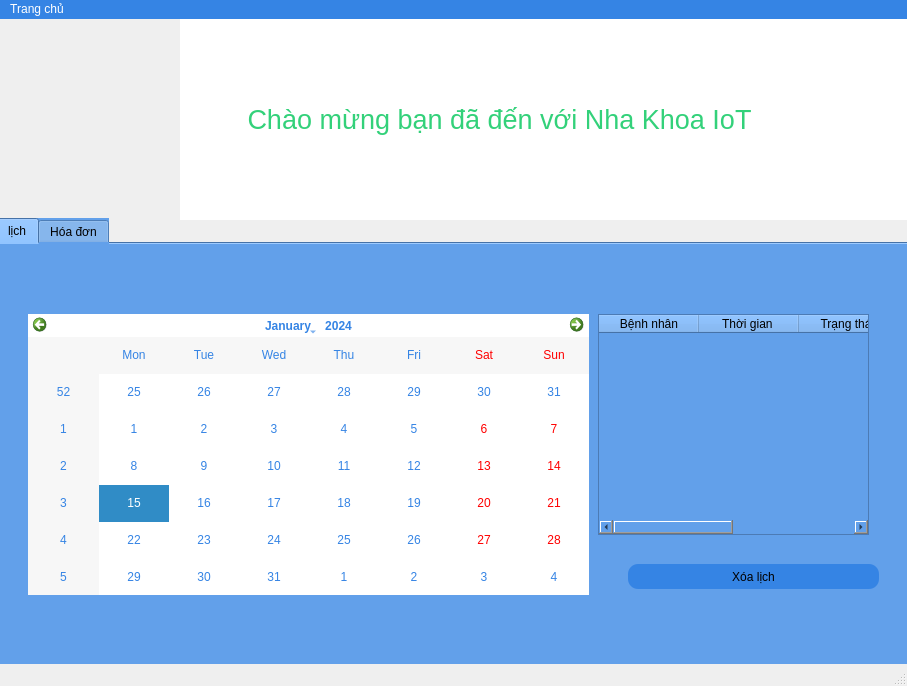
<?xml version="1.0" encoding="UTF-8"?>
<ui version="4.0">
 <class>MainWindow</class>
 <widget class="QMainWindow" name="MainWindow">
  <property name="geometry">
   <rect>
    <x>0</x>
    <y>0</y>
    <width>907</width>
    <height>686</height>
   </rect>
  </property>
  <property name="windowTitle">
   <string>MainWindow</string>
  </property>
  <widget class="QWidget" name="centralwidget">
   <widget class="QLabel" name="label_2">
    <property name="geometry">
     <rect>
      <x>180</x>
      <y>0</y>
      <width>731</width>
      <height>201</height>
     </rect>
    </property>
    <property name="font">
     <font>
      <family>Ubuntu</family>
      <pointsize>20</pointsize>
      <weight>50</weight>
      <italic>false</italic>
      <bold>false</bold>
     </font>
    </property>
    <property name="styleSheet">
     <string notr="true">color: rgb(51, 209, 122);
background-color: rgb(255, 255, 255);
font: 20pt &quot;Ubuntu&quot;;
</string>
    </property>
    <property name="text">
     <string>         Chào mừng bạn đã đến với Nha Khoa IoT</string>
    </property>
   </widget>
   <widget class="QLabel" name="label">
    <property name="geometry">
     <rect>
      <x>-10</x>
      <y>0</y>
      <width>191</width>
      <height>201</height>
     </rect>
    </property>
    <property name="text">
     <string/>
    </property>
    <property name="pixmap">
     <pixmap>../../.designer/backup/logo-illustration-of-a-combination-of-teeth-and-toothbrush-very-suitable-for-dental-companies-free-vector.jpg</pixmap>
    </property>
   </widget>
   <widget class="QTabWidget" name="tabWidget">
    <property name="geometry">
     <rect>
      <x>-4</x>
      <y>199</y>
      <width>921</width>
      <height>471</height>
     </rect>
    </property>
    <property name="styleSheet">
     <string notr="true">background-color: rgb(98, 160, 234);</string>
    </property>
    <property name="currentIndex">
     <number>0</number>
    </property>
    <widget class="QWidget" name="tab">
     <attribute name="title">
      <string>lịch</string>
     </attribute>
     <widget class="QCalendarWidget" name="calendarWidget">
      <property name="geometry">
       <rect>
        <x>30</x>
        <y>70</y>
        <width>561</width>
        <height>281</height>
       </rect>
      </property>
      <property name="styleSheet">
       <string notr="true">background-color: rgb(255, 255, 255);
color: rgb(53, 132, 228);</string>
      </property>
     </widget>
     <widget class="QPushButton" name="changeState">
      <property name="geometry">
       <rect>
        <x>630</x>
        <y>320</y>
        <width>251</width>
        <height>25</height>
       </rect>
      </property>
      <property name="styleSheet">
       <string notr="true">background-color: rgb(53, 132, 228);
border-radius:10px;</string>
      </property>
      <property name="text">
       <string>Xóa lịch</string>
      </property>
     </widget>
     <widget class="QTableWidget" name="tableWidget2">
      <property name="geometry">
       <rect>
        <x>600</x>
        <y>70</y>
        <width>271</width>
        <height>221</height>
       </rect>
      </property>
      <column>
       <property name="text">
        <string>Bệnh nhân</string>
       </property>
      </column>
      <column>
       <property name="text">
        <string>Thời gian </string>
       </property>
      </column>
      <column>
       <property name="text">
        <string>Trạng thái </string>
       </property>
      </column>
      <column>
       <property name="text">
        <string>ID cuộc hẹn</string>
       </property>
      </column>
     </widget>
    </widget>
    <widget class="QWidget" name="tab_2">
     <attribute name="title">
      <string>Hóa đơn</string>
     </attribute>
     <widget class="QLabel" name="label_3">
      <property name="geometry">
       <rect>
        <x>400</x>
        <y>20</y>
        <width>221</width>
        <height>17</height>
       </rect>
      </property>
      <property name="text">
       <string>Hóa đơn chờ</string>
      </property>
     </widget>
     <widget class="QTableWidget" name="tableWidget">
      <property name="geometry">
       <rect>
        <x>140</x>
        <y>50</y>
        <width>701</width>
        <height>371</height>
       </rect>
      </property>
      <property name="styleSheet">
       <string notr="true">color: rgb(255, 255, 255);
background-color: rgb(53, 132, 228);</string>
      </property>
      <column>
       <property name="text">
        <string>Nha sỹ </string>
       </property>
      </column>
      <column>
       <property name="text">
        <string>Bệnh nhân</string>
       </property>
      </column>
      <column>
       <property name="text">
        <string>Dịch vụ</string>
       </property>
      </column>
      <column>
       <property name="text">
        <string>Số lượng </string>
       </property>
      </column>
      <column>
       <property name="text">
        <string>Đơn giá </string>
       </property>
      </column>
      <column>
       <property name="text">
        <string>Thành tiền</string>
       </property>
      </column>
     </widget>
    </widget>
   </widget>
  </widget>
  <widget class="QMenuBar" name="menubar">
   <property name="geometry">
    <rect>
     <x>0</x>
     <y>0</y>
     <width>907</width>
     <height>28</height>
    </rect>
   </property>
   <property name="styleSheet">
    <string notr="true">background-color: rgb(98, 160, 234);
background-color: rgb(53, 132, 228);
font: 14pt &quot;Ubuntu&quot;;
color: rgb(255, 255, 255);</string>
   </property>
   <widget class="QMenu" name="menuTrang_ch">
    <property name="title">
     <string>Trang chủ</string>
    </property>
   </widget>
   <addaction name="menuTrang_ch"/>
  </widget>
  <widget class="QStatusBar" name="statusbar"/>
 </widget>
 <resources/>
 <connections/>
</ui>
